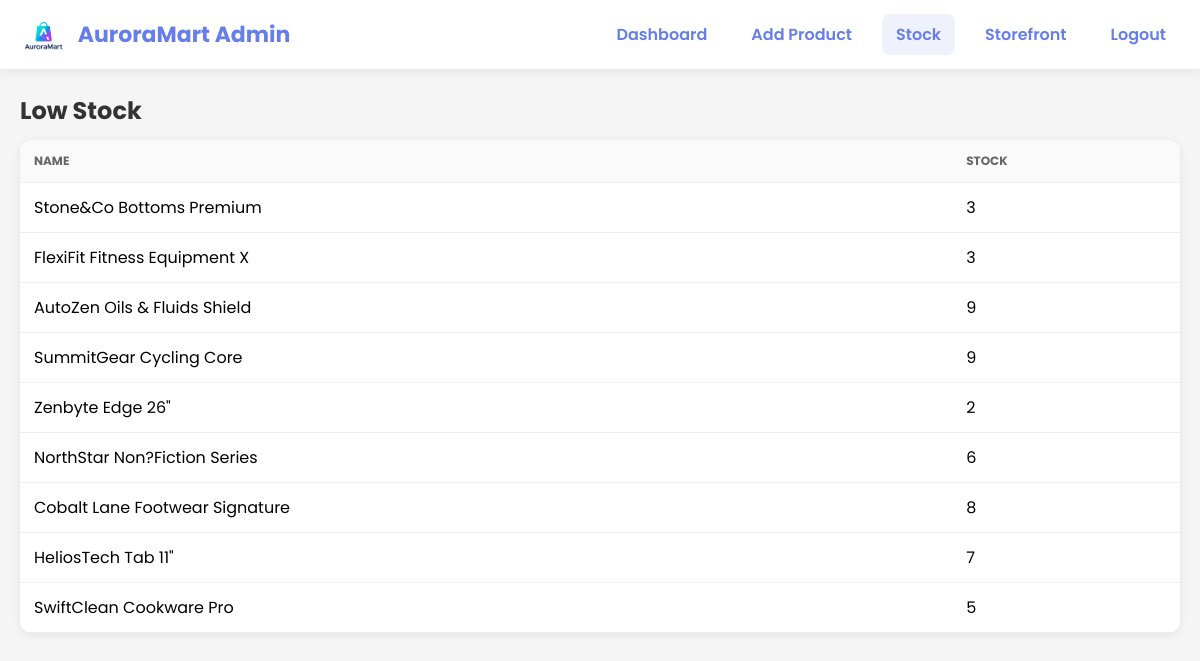
The app's page /adminpanel/stock/ (signed in) with its own data.
### storefront/models.py (models this page shows, shortened)
class Product(models.Model):
    name = models.CharField(max_length=255)
    description = models.TextField(blank=True, null=True)
    category = models.CharField(max_length=100)
    price = models.DecimalField(max_digits=10, decimal_places=2)
    stock = models.IntegerField(default=0)
    reorder_threshold = models.IntegerField(default=10)
    rating = models.DecimalField(max_digits=3, decimal_places=1, null=True, blank=True)
    image = models.ImageField(upload_to='products/', blank=True, null=True)
    created_at = models.DateTimeField(auto_now_add=True)
    updated_at = models.DateTimeField(auto_now=True)
    is_on_sale = models.BooleanField(default=False)
    original_price = models.DecimalField(max_digits=10, decimal_places=2, null=True, blank=True)
    discount_percentage = models.IntegerField(null=True, blank=True)
    class Meta:
        ordering = ['-created_at']

### adminpanel/views.py (the view)
# urls.py: path('stock/', views.stock_management, name='admin_stock'),
@login_required
@user_passes_test(staff_required)
def stock_management(request):
    low_stock = Product.objects.filter(stock__lte=10)
    return render(request, 'adminpanel/stock.html', {'low_stock': low_stock})

### adminpanel/views.py (called while the page is built)
def staff_required(user):
    return user.is_authenticated and (user.is_staff or user.is_superuser)

### adminpanel/templates/adminpanel/stock.html (shortened to what this page needs)
<!DOCTYPE html>
<html lang="en">
<head>
    {% load static %}
</head>
<body>
    <header>
        <nav>
            <a href="{% url 'storefront:index' %}" class="logo">
                <img src="{% static 'img/auroramart_logo.png' %}" alt="AuroraMart" style="height:32px"> AuroraMart Admin
            </a>
            <div class="nav-links">
                <a href="{% url 'adminpanel:admin_dashboard' %}">Dashboard</a>
                <a href="{% url 'adminpanel:admin_add_product' %}">Add Product</a>
                <a href="{% url 'adminpanel:admin_stock' %}" class="active">Stock</a>
                <a href="{% url 'storefront:index' %}">Storefront</a>
                <a href="{% url 'accounts:logout' %}">Logout</a>
            </div>
        </nav>
    </header>
    <div class="container">
        <h2 style="margin: 0 0 12px 0; color:#333">Low Stock</h2>
        <table>
            <tr><th>Name</th><th>Stock</th></tr>
            {% for p in low_stock %}
            <tr>
                <td>{{ p.name }}</td>
                <td>{{ p.stock }}</td>
            </tr>
            {% empty %}
            <tr><td colspan="2" style="text-align:center; color:#888">No low-stock products.</td></tr>
            {% endfor %}
        </table>
    </div>
</body>
</html>

### adminpanel/templates/adminpanel/stock.html (style rules this page uses)
* { margin: 0; padding: 0; box-sizing: border-box; }
body { font-family: 'Poppins', sans-serif; background: #f5f5f5; }
header { background: white; box-shadow: 0 2px 10px rgba(0,0,0,0.08); }
nav { max-width: 1200px; margin: 0 auto; display: flex; align-items: center; justify-content: space-between; padding: 14px 20px; }
.logo { color: #667eea; font-weight: 700; font-size: 22px; text-decoration: none; display: flex; align-items: center; gap: 10px; }
.nav-links { display: flex; gap: 16px; }
.nav-links a { color: #667eea; text-decoration: none; padding: 8px 14px; border-radius: 8px; font-weight: 600; }
.nav-links a.active, .nav-links a:hover { background: rgba(102,126,234,0.1); }
.container { max-width: 1200px; margin: 24px auto; padding: 0 20px; }
table { width: 100%; border-collapse: collapse; background: white; border-radius: 12px; overflow: hidden; box-shadow: 0 2px 10px rgba(0,0,0,0.08); }
th, td { padding: 12px 14px; border-bottom: 1px solid #eee; text-align: left; }
th { background: #fafafa; color: #666; font-size: 12px; text-transform: uppercase; }

### records on screen
Product: name "Stone&Co Bottoms Premium", stock "3"
Product: name "FlexiFit Fitness Equipment X", stock "3"
Product: name "AutoZen Oils & Fluids Shield", stock "9"
Product: name "SummitGear Cycling Core", stock "9"
Product: name "Zenbyte Edge 26\"", stock "2"
Product: name "NorthStar Non?Fiction Series", stock "6"
Product: name "Cobalt Lane Footwear Signature", stock "8"
Product: name "HeliosTech Tab 11\"", stock "7"
Product: name "SwiftClean Cookware Pro", stock "5"
